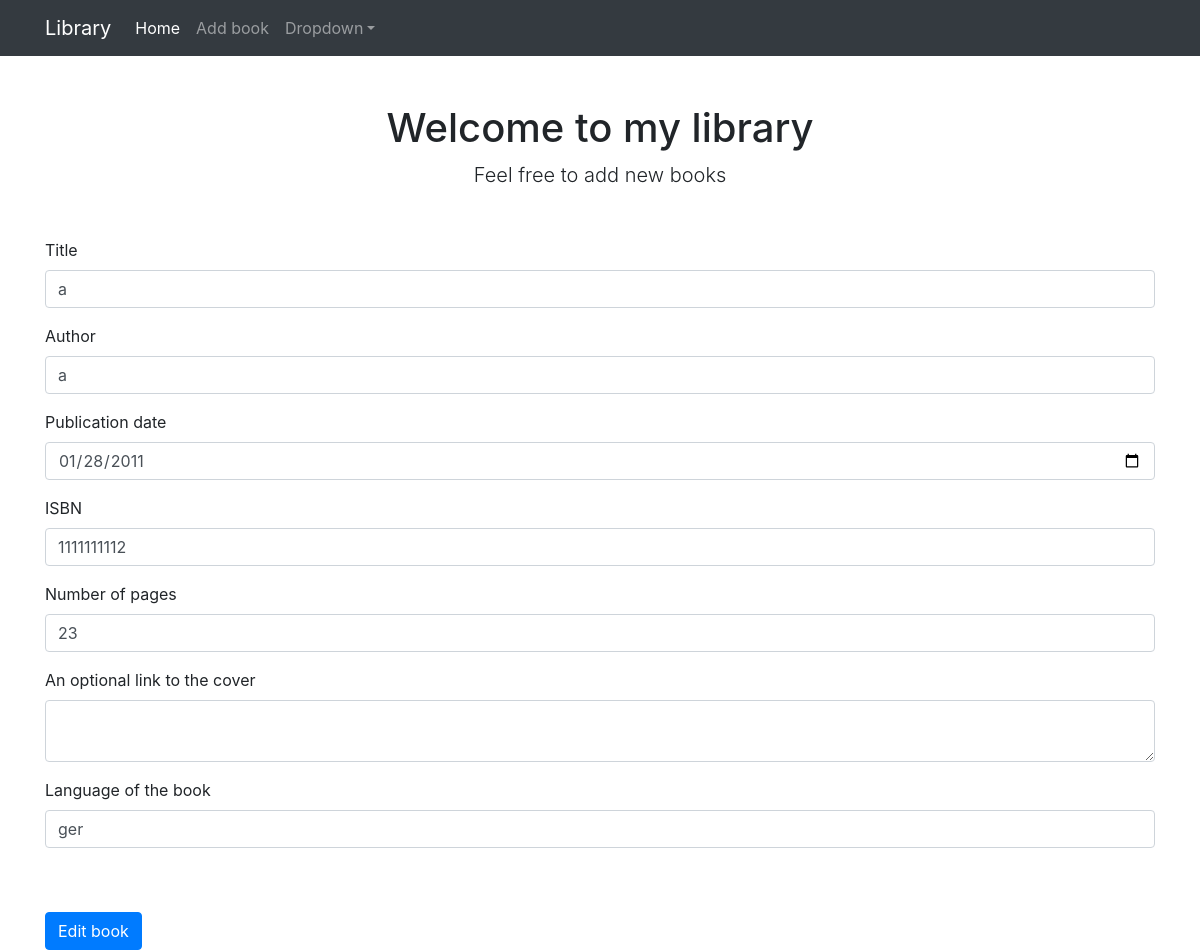
Screenshot of /edit-book/2 with the database file from the repository.
### library/models.py (models this page shows, shortened)
class Book(db.Model):
    id = db.Column(db.Integer, primary_key=True)
    title = db.Column(db.String(80), nullable=False, unique=True)
    author = db.Column(db.String(80), nullable=False)
    published_date = db.Column(db.Date(), nullable=False)
    ISBN = db.Column(db.Integer, nullable=False, unique=True)
    num_pages = db.Column(db.Integer, nullable=False)
    cover_url = db.Column(db.Text)
    language = db.Column(db.String(80), nullable=False)

### library/routes.py (the view)
@app.route("/edit-book/<int:book_id>", methods=['GET', 'POST'])
def edit_book(book_id):
    book = Book.query.filter_by(id=book_id).first_or_404()
    form = BookForm(obj=book)
    return add_or_edit_book(book_id, book, form)

### library/forms.py (shortened to what this page needs)
class BookForm(FlaskForm):
    title = StringField('Title', validators=[InputRequired()])
    author = StringField('author', validators=[InputRequired()])
    published_date = DateField('Published date', validators=[
        InputRequired()])
    ISBN = IntegerField('ISBN', validators=[InputRequired()])
    num_pages = IntegerField('Pages', validators=[InputRequired()])
    cover_url = TextAreaField("Link to the cover", validators=[
        Optional(), URL(message="Enter Valid URL Please.")])
    language = StringField('Language', validators=[InputRequired()])

### library/routes.py (called while the page is built, shortened)
def add_or_edit_book(book_id, book, form):
    errors = None
    return render_template(
        'form.html', form=form, errors=errors, book_id=book_id)

### library/templates/form.html (shortened to what this page needs)
{% extends "index.html" %}
{% block content %}
<form method="POST" action="{{ url_for('add_book') }}">
    <div class="form-group">
        <label for="title">Title</label>
        {{ form.title(class_="form-control") }}
    </div>
    <div class="form-group">
        <label for="author">Author</label>
        {{ form.author(class_="form-control") }}
    </div>
    <div class="form-group">
        <label for="published_date">Publication date</label>
        {{ form.published_date(class_="form-control", placeholder="YYYY-MM-DD") }}
    </div>
    <div class="form-group">
        <label for="ISBN">ISBN</label>
        {{ form.ISBN(class_="form-control") }}
    </div>
    <div class="form-group">
        <label for="num_pages">Number of pages</label>
        {{ form.num_pages(class_="form-control") }}
    </div>
    <div class="form-group">
        <label for="cover_url">An optional link to the cover</label>
        {{ form.cover_url(class_="form-control") }}
    </div>
    <div class="form-group">
        <label for="language">Language of the book</label>
        {{ form.language(class_="form-control") }}
    </div>
    {% if book_id %}
    <button type="submit" class="btn btn-primary mt-5">Edit book</button>
    {% else %}
    <button type="submit" class="btn btn-primary mt-5">Add book</button>
    {% endif %}
</form>
{% endblock %}

### rows the page displays
Book: title "a", author "a", published_date "01/28/2011", ISBN "1111111112", num_pages "23", language "ger"
